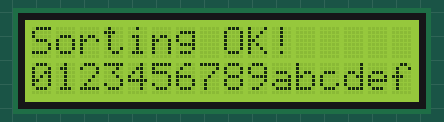
This sketch was run on a simulated Arduino Uno, built with avr-gcc and run on an emulated ATmega328P. On the bench: 16×2 character LCD. Random numbers use the default seed unless the sketch sets one.

Above: at 1.7 s.
At 5.93 s:
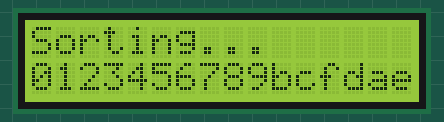
At 10.6 s:
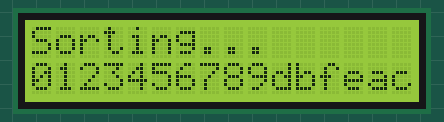
At 20.31 s:
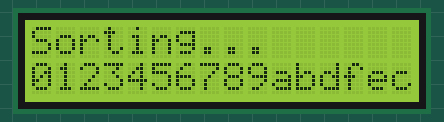
At 29.35 s:
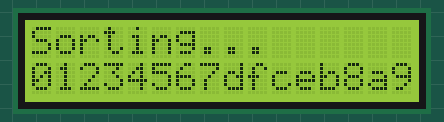
At 39.06 s:
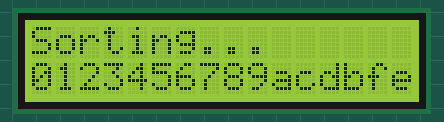

Measured:
- what the display in image 0 shows lasts 0.8 s, from 1.6 s to 2.4 s

The sketch:

selectionSortDisplay.ino
```cpp
#include <LiquidCrystal.h>

const int rs = 12, en = 11, d4 = 5, d5 = 4, d6 = 3, d7 = 2;
LiquidCrystal lcd(rs, en, d4, d5, d6, d7);

void setup() {
    lcd.begin(16, 2);
}

void selectionSort(char array[], int arrayLength) {
    int leastSortedIndex = 0;
    int currentMinimumIndex = 0;
    int counter = 0;

    lcd.clear();
    lcd.setCursor(0, 0);
    lcd.print("Sorting...");

    for (int i = 0; i < arrayLength - 1; i++) {
        currentMinimumIndex = leastSortedIndex;

        delay(100);

        lcd.setCursor(0, 1);
        for (int i = 0; i < arrayLength; i++) {
            lcd.print(array[i]);
        }


        for (int j = leastSortedIndex; j < arrayLength; j++) {
            if (array[j] < array[currentMinimumIndex]) {
                currentMinimumIndex = j;
            }
        }

        if (array[currentMinimumIndex] < array[leastSortedIndex]) {
            int tmp = array[currentMinimumIndex];
            array[currentMinimumIndex] = array[leastSortedIndex];
            array[leastSortedIndex] = tmp;
        }

        leastSortedIndex++;
    }
}

void loop() {
    int arrayLength = 16;
    char array[arrayLength] = {'0', '1', '2', '3', '4', '5', '6', '7', '8', '9', 'a', 'b', 'c', 'd', 'e', 'f'};

    for (int i = 0; i < 100; i++) {
        int left = random(0, 16);
        int right = random(0, 16);

        if (left == right) {
            continue;
        }

        int temp = array[left];
        array[left] = array[right];
        array[right] = temp;
    }


    selectionSort(array, arrayLength);

    lcd.clear();
    lcd.setCursor(0, 0);
    lcd.print("Sorting OK!");

    lcd.setCursor(0, 1);
    for (int i = 0; i < arrayLength; i++) {
        lcd.print(array[i]);
    }

    delay(800);
}
```
